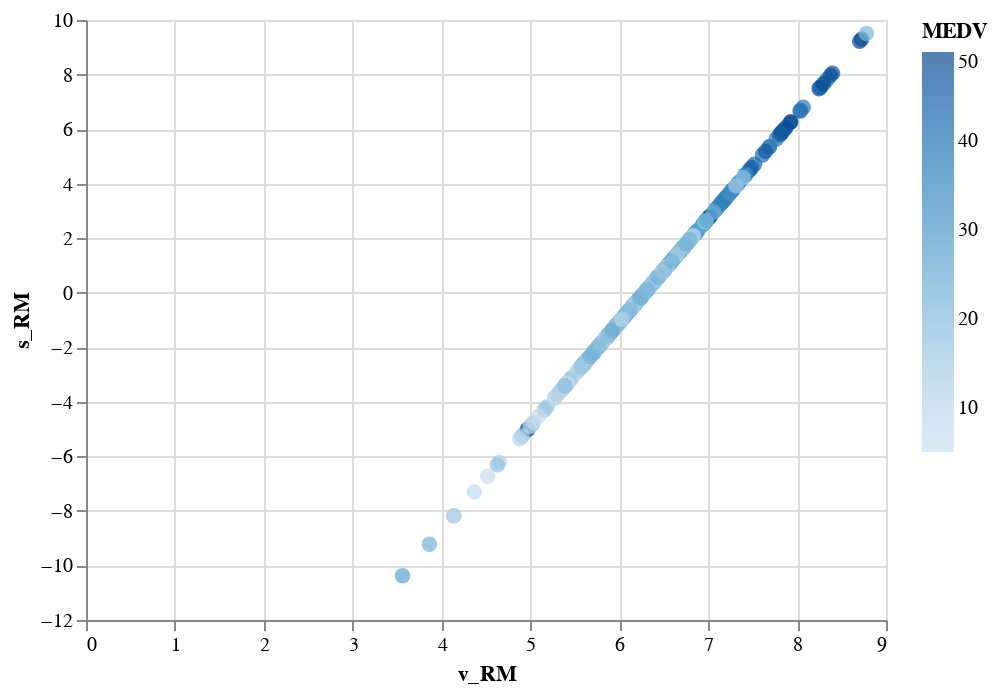

Source (notebook cell):
### Code cell
alt.Chart(b_x2).mark_circle(size=60).encode(
    x='v_RM',
    y='s_RM',
        color='MEDV'
).interactive()

### Figure 1 — Vega-Lite specification as saved in the notebook (floating-point values rounded to 4 significant figures; data arrays with more than 128 entries replaced by an {"elided": "..."} marker saying what was removed)
{"$schema": "https://vega.github.io/schema/vega-lite/v3.3.0.json", "config": {"mark": {"tooltip": null}, "view": {"height": 300, "width": 400}}, "data": {"name": "data-fa46e2a65aec351deb33dcb0d9dde047"}, "datasets": {"data-fa46e2a65aec351deb33dcb0d9dde047": {"elided": "506 records"}}, "encoding": {"color": {"field": "MEDV", "type": "quantitative"}, "x": {"field": "v_RM", "type": "quantitative"}, "y": {"field": "s_RM", "type": "quantitative"}}, "mark": {"size": 60, "type": "circle"}, "selection": {"selector002": {"bind": "scales", "encodings": ["x", "y"], "type": "interval"}}}
